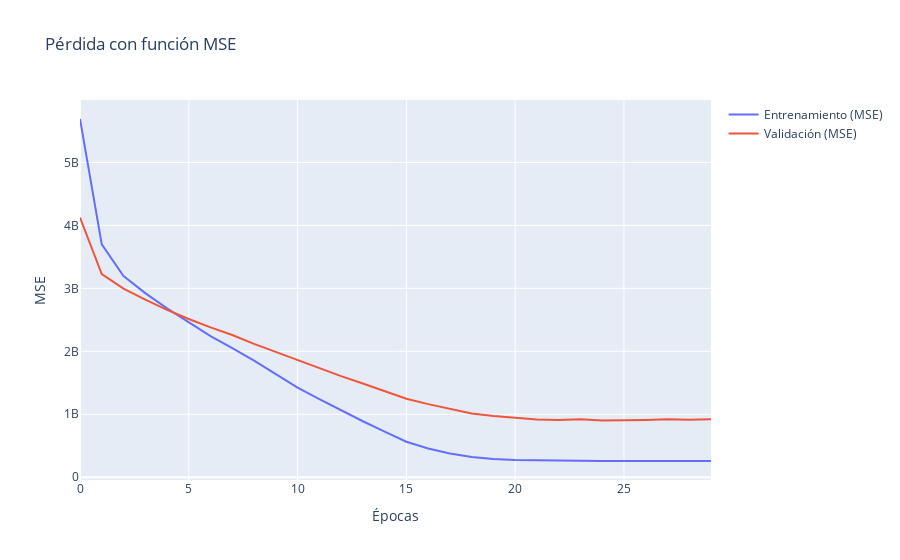

Notebook source saved alongside this figure:
### Markdown cell above
* Creamos un grafico para mostrar como evoluciona la perdida del modelo a lo largo de las epocas.
* Añadimos dos lineas:
  - La perdida en los datos de entrenamiento ("loss").
  - La perdida en los datos de validación ("val_loss").
* Esto nos ayuda a ver si el modelo esta aprendiendo bien o si esta sobreajustando.
* El eje X muestra las epocas y el eje Y la magnitud de la perdida (MSE).

### Code cell
fig_mse = go.Figure()
fig_mse.add_trace(go.Scatter(y=history_mse.history['loss'], name='Entrenamiento (MSE)'))
fig_mse.add_trace(go.Scatter(y=history_mse.history['val_loss'], name='Validación (MSE)'))
fig_mse.update_layout(title='Pérdida con función MSE', xaxis_title='Épocas', yaxis_title='MSE')
fig_mse.show()

### Figure 1 — Plotly figure (JSON) as saved in the notebook; plotly's stock layout.template omitted (floating-point values rounded to 4 significant figures)
{"data": [{"name": "Entrenamiento (MSE)", "type": "scatter", "y": [5689638912, 3698416640, 3195730688, 2924286720, 2681292544, 2457934848, 2242334720, 2050082176, 1851827072, 1638861824, 1423350784, 1240971008, 1062997056, 889707264, 725535552, 564339200, 455704480, 377492064, 320197920, 287958496, 272416064, 265174384, 262438352, 261777040, 259566928, 260258576, 259254640, 258217728, 258019840, 258155824]}, {"name": "Validación (MSE)", "type": "scatter", "y": [4124099584, 3226230528, 2997132544, 2820739840, 2658615552, 2512652032, 2379894784, 2258572288, 2117855488, 1990120576, 1852237184, 1730722048, 1605678208, 1489078656, 1364086144, 1246846848, 1161618560, 1087623808, 1012244096, 972787968, 942915200, 919097792, 909356736, 919301248, 900806976, 901954176, 909609664, 920027520, 913383936, 919367040]}], "layout": {"title": {"text": "Pérdida con función MSE"}, "xaxis": {"title": {"text": "Épocas"}}, "yaxis": {"title": {"text": "MSE"}}}}
